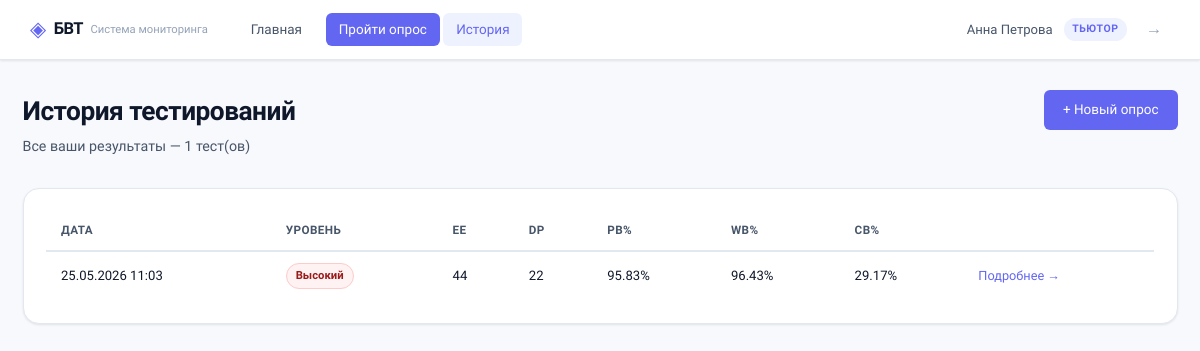
The page /tutor/history (signed in) on the database its author committed.
### tables this page shows
CREATE TABLE users (
            id INTEGER PRIMARY KEY AUTOINCREMENT,
            username TEXT UNIQUE NOT NULL,
            email TEXT UNIQUE NOT NULL,
            password_hash TEXT NOT NULL,
            role TEXT NOT NULL DEFAULT 'tutor',
            department TEXT,
            full_name TEXT,
            created_at TIMESTAMP DEFAULT CURRENT_TIMESTAMP,
            is_active INTEGER DEFAULT 1
        );

CREATE TABLE results (
            id INTEGER PRIMARY KEY AUTOINCREMENT,
            test_id INTEGER NOT NULL REFERENCES tests(id),
            user_id INTEGER NOT NULL REFERENCES users(id),
            created_at TIMESTAMP DEFAULT CURRENT_TIMESTAMP,
            burnout_level TEXT NOT NULL,
            scores_json TEXT NOT NULL,
            levels_json TEXT NOT NULL,
            fired_rules_json TEXT
        );

### routes/tutor.py (the view)
@tutor_bp.route("/history")
@tutor_required
def history():
    user = get_current_user()
    with get_db() as conn:
        results = conn.execute(
            "SELECT * FROM results WHERE user_id=? ORDER BY created_at DESC",
            (user.id,)
        ).fetchall()
    return render_template("tutor/history.html", results=results)

### auth_utils.py (called while the page is built)
def get_current_user():
    if "user_id" not in session:
        return UserProxy()
    with get_db() as conn:
        row = conn.execute("SELECT * FROM users WHERE id=?", (session["user_id"],)).fetchone()
    return UserProxy(row) if row else UserProxy()

def login_required(f):
    @functools.wraps(f)
    def decorated(*args, **kwargs):
        if "user_id" not in session:
            flash("Пожалуйста, войдите для доступа к этой странице.", "warning")
            return redirect(url_for("auth.login"))
        return f(*args, **kwargs)
    return decorated

def tutor_required(f):
    @functools.wraps(f)
    @login_required
    def decorated(*args, **kwargs):
        user = get_current_user()
        if user.role != "tutor":
            flash("Доступ запрещён.", "error")
            return redirect(url_for("auth.login"))
        return f(*args, **kwargs)
    return decorated

### db.py (called while the page is built)
@contextmanager
def get_db():
    conn = sqlite3.connect(DB_PATH)
    conn.row_factory = sqlite3.Row
    conn.execute("PRAGMA journal_mode=WAL")
    conn.execute("PRAGMA foreign_keys=ON")
    try:
        yield conn
        conn.commit()
    except Exception:
        conn.rollback()
        raise
    finally:
        conn.close()

### templates/tutor/history.html (shortened to what this page needs)
{% extends "base.html" %}
{% block content %}
<div class="page-header">
  <div>
    <h1 class="page-title">История тестирований</h1>
    <p class="page-sub">Все ваши результаты — {{ results | length }} тест(ов)</p>
  </div>
  <a href="{{ url_for('tutor.survey') }}" class="btn btn--primary">+ Новый опрос</a>
</div>
{% if results %}
  <div class="section-card">
    <div class="history-table-wrap">
      <table class="history-table">
        <thead>
          <tr>
            <th>Дата</th>
            <th>Уровень</th>
            <th>EE</th>
            <th>DP</th>
            <th>PB%</th>
            <th>WB%</th>
            <th>CB%</th>
            <th></th>
          </tr>
        </thead>
        <tbody>
          {% for res in results %}
            {% set scores = res.scores_json | fromjson %}
            {% set level_labels = {'low': 'Низкий', 'medium': 'Средний', 'high': 'Высокий'} %}
            <tr>
              <td>{{ res.created_at | dateformat('%d.%m.%Y %H:%M') }}</td>
              <td><span class="badge badge--{{ res.burnout_level }}">{{ level_labels[res.burnout_level] }}</span></td>
              <td>{{ scores.EE }}</td>
              <td>{{ scores.DP }}</td>
              <td>{{ scores.PB }}%</td>
              <td>{{ scores.WB }}%</td>
              <td>{{ scores.CB }}%</td>
              <td><a href="{{ url_for('tutor.result', result_id=res.id) }}" class="link-btn">Подробнее →</a></td>
            </tr>
          {% endfor %}
        </tbody>
      </table>
    </div>
  </div>
{% else %}
  <div class="empty-state">
    <div class="empty-state__icon">📋</div>
    <h3>Вы ещё не проходили опрос</h3>
    <a href="{{ url_for('tutor.survey') }}" class="btn btn--primary">Пройти первый опрос</a>
  </div>
{% endif %}
{% endblock %}

### templates/base.html (shortened to what this page needs)
<!DOCTYPE html>
<html lang="ru">
<head>
  <link rel="stylesheet" href="{{ url_for('static', filename='css/main.css') }}" />
</head>
<body>
  {% if current_user.is_authenticated %}
  <nav class="navbar">
    <div class="nav-brand">
      <span class="nav-logo">◈</span>
      <span class="nav-title">БВТ</span>
      <span class="nav-sub">Система мониторинга</span>
    </div>
    <div class="nav-links">
      {% if current_user.role == 'tutor' %}
        <a href="{{ url_for('tutor.dashboard') }}" class="nav-link {% if request.endpoint == 'tutor.dashboard' %}active{% endif %}">Главная</a>
        <a href="{{ url_for('tutor.survey') }}" class="nav-link nav-cta">Пройти опрос</a>
        <a href="{{ url_for('tutor.history') }}" class="nav-link {% if request.endpoint == 'tutor.history' %}active{% endif %}">История</a>
      {% endif %}
    </div>
    <div class="nav-user">
      <span class="nav-username">{{ current_user.full_name or current_user.username }}</span>
      <span class="nav-badge nav-badge--{{ current_user.role }}">{{ 'Тьютор' if current_user.role == 'tutor' else 'HR' }}</span>
      <a href="{{ url_for('auth.logout') }}" class="nav-logout" title="Выйти">→</a>
    </div>
  </nav>
  {% endif %}
  <main class="main-content">
    {% block content %}{% endblock %}
  </main>
</body>
</html>

### static/css/main.css (style rules this page uses)
:root { --bg: #f8f9fc; --surface: #ffffff; --surface-2: #f1f4f9; --border: #e2e8f0; --border-2: #cbd5e1; --text: #0f172a; --text-2: #475569; --text-3: #94a3b8; --accent: #6366f1; --accent-hover: #4f46e5; --accent-light: #eef2ff; --low: #22c55e; --low-bg: #f0fdf4; --low-border: #bbf7d0; --medium: #f59e0b; --medium-bg: #fffbeb; --medium-border: #fde68a; --high: #ef4444; --high-bg: #fef2f2; --high-border: #fecaca; --shadow-sm: 0 1px 3px rgba(0,0,0,0.06), 0 1px 2px rgba(0,0,0,0.04); --shadow: 0 4px 12px rgba(0,0,0,0.06), 0 2px 4px rgba(0,0,0,0.04); --shadow-lg: 0 12px 32px rgba(0,0,0,0.08), 0 4px 8px rgba(0,0,0,0.04); --radius: 10px; --radius-sm: 6px; --radius-lg: 16px; --font: 'Onest', system-ui, sans-serif; --font-mono: 'JetBrains Mono', monospace; --nav-h: 60px; }
*, *::before, *::after { box-sizing: border-box; margin: 0; padding: 0; }
html { font-size: 15px; -webkit-font-smoothing: antialiased; }
body { font-family: var(--font); background: var(--bg); color: var(--text); line-height: 1.6; min-height: 100vh; }
.navbar { position: sticky; top: 0; z-index: 100; height: var(--nav-h); background: var(--surface); border-bottom: 1px solid var(--border); display: flex; align-items: center; padding: 0 2rem; gap: 2rem; box-shadow: var(--shadow-sm); }
.nav-brand { display: flex; align-items: center; gap: .5rem; flex-shrink: 0; }
.nav-logo { font-size: 1.4rem; color: var(--accent); }
.nav-title { font-weight: 700; font-size: 1.1rem; letter-spacing: -.5px; }
.nav-sub { font-size: .75rem; color: var(--text-3); display: none; }
@media (min-width:900px) { .nav-sub { display: block; } }
.nav-links { display: flex; align-items: center; gap: .25rem; flex: 1; }
.nav-link { padding: .4rem .85rem; border-radius: var(--radius-sm); color: var(--text-2); font-size: .9rem; font-weight: 500; text-decoration: none; transition: background .15s, color .15s; }
.nav-link:hover, .nav-link.active { background: var(--accent-light); color: var(--accent); }
.nav-cta { background: var(--accent); color: #fff; margin-left: .5rem; }
.nav-user { display: flex; align-items: center; gap: .75rem; margin-left: auto; flex-shrink: 0; }
.nav-username { font-size: .875rem; font-weight: 500; color: var(--text-2); }
.nav-badge { font-size: .7rem; font-weight: 600; padding: .2rem .55rem; border-radius: 20px; text-transform: uppercase; letter-spacing: .5px; }
.nav-badge--tutor { background: var(--accent-light); color: var(--accent); }
.nav-logout { display: flex; align-items: center; justify-content: center; width: 32px; height: 32px; border-radius: var(--radius-sm); color: var(--text-3); font-size: 1.1rem; text-decoration: none; transition: background .15s, color .15s; }
.main-content { max-width: 1200px; margin: 0 auto; padding: 2rem 1.5rem; }
.page-header { display: flex; align-items: flex-start; justify-content: space-between; gap: 1rem; margin-bottom: 2rem; flex-wrap: wrap; }
.page-title { font-size: 1.75rem; font-weight: 700; letter-spacing: -.5px; }
.page-sub { color: var(--text-2); font-size: .95rem; margin-top: .2rem; }
.btn { display: inline-flex; align-items: center; gap: .4rem; padding: .55rem 1.2rem; border-radius: var(--radius-sm); font-family: var(--font); font-size: .9rem; font-weight: 500; cursor: pointer; text-decoration: none; border: 1px solid transparent; transition: all .15s; white-space: nowrap; }
.btn--primary { background: var(--accent); color: #fff; }
.section-card { background: var(--surface); border: 1px solid var(--border); border-radius: var(--radius-lg); padding: 1.5rem; margin-bottom: 1.5rem; box-shadow: var(--shadow-sm); }
.link-btn { font-size: .85rem; color: var(--accent); text-decoration: none; font-weight: 500; }
.badge { display: inline-block; padding: .2rem .6rem; border-radius: 20px; font-size: .75rem; font-weight: 600; }
.badge--high { background: var(--high-bg); color: #991b1b; border: 1px solid var(--high-border); }
.history-table-wrap { overflow-x: auto; }
.history-table, .dept-table { width: 100%; border-collapse: collapse; font-size: .875rem; }
.history-table th, .dept-table th { text-align: left; padding: .65rem 1rem; font-size: .78rem; font-weight: 600; color: var(--text-2); text-transform: uppercase; letter-spacing: .4px; border-bottom: 2px solid var(--border); }
.history-table td, .dept-table td { padding: .75rem 1rem; border-bottom: 1px solid var(--border); vertical-align: middle; }
.history-table tr:last-child td, .dept-table tr:last-child td { border-bottom: none; }

### rows shown on the page
users: full_name "Анна Петрова", role "ТЬЮТОР"
results: created_at "25.05.2026 11:03", burnout_level "Высокий", EE "44", DP "22", PB "95.83", WB "96.43", CB "29.17"

### other values the page prints
{{ results | length }} "1"
